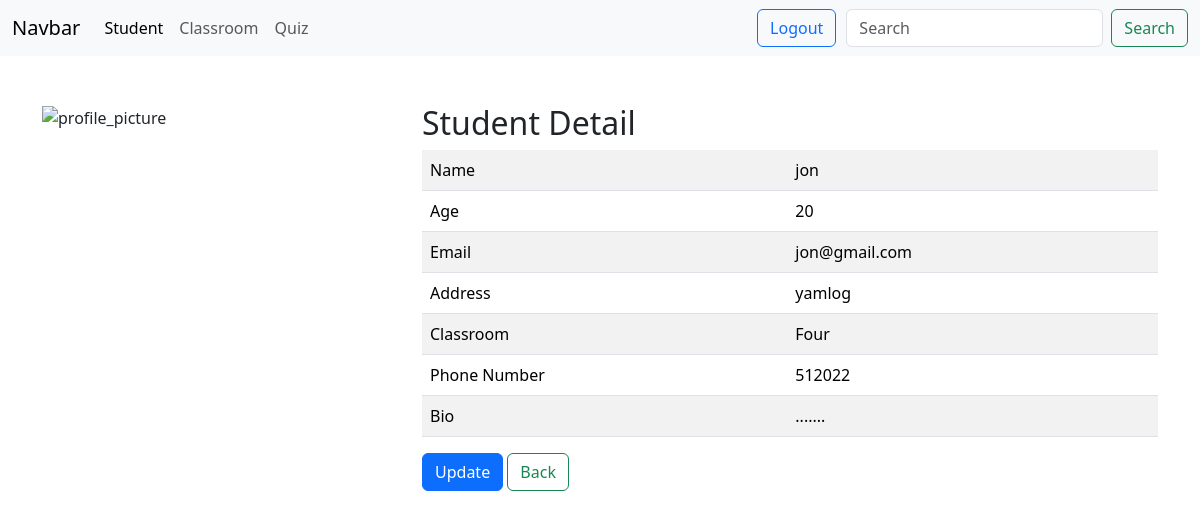
Screenshot of /classbased/student-detail/4/ with the database file from the repository.
### crud/models.py (models this page shows, shortened)
class Student(models.Model):
    classroom = models.ForeignKey(ClassRoom, on_delete=models.CASCADE, null=True, blank=True, related_name="students")
    name=models.CharField(max_length=20)
    age=models.IntegerField()
    email=models.EmailField(max_length=20)
    address=models.CharField(max_length=50)

class ClassRoom(models.Model):
    name=models.CharField(max_length=20)

class StudentProfile(models.Model): # default related name is "studentprofile"
    student = models.OneToOneField(Student, on_delete=models.CASCADE)
    phone = models.CharField(max_length=14)
    bio = models.TextField(max_length=500)
    profile_picture = models.FileField(null=True, blank=True, upload_to="profile_picture")

### classbased/views.py (the view)
# urls.py: path("student-detail/<int:pk>/", views.StudentDetailView.as_view(), name="student_detail"),
class StudentDetailView(DetailView):
    queryset = Student.objects.all()
    template_name = "classbased/student_detail.html"
    context_object_name = "student"

### classbased/templates/classbased/student_detail.html (shortened to what this page needs)
{% extends "commons/layouts/base.html" %}
{% load static %}
{% block content %}
    {% include 'classbased/includes/nav.html' %}
    <br>
    <div class="container">
        <br>
        <div class="row">
            <div class="col-md-4">
                {% if student.studentprofile.profile_picture %}
                    <img src="{{ student.studentprofile.profile_picture.url }}" alt="profile_picture" style="height: 300px;width: 300px;">
                {% else %}
                <img src="{% static 'crud/default.png' %}" style="height: 300px;width: 300px;" alt="profile_picture">
                {% endif %}
            </div>
            <div class="col-md-8">
                <h2>Student Detail</h2>
                <table class="table table-striped">
                    <tr>
                        <td>Name</td>
                        <td>{{ student.name }}</td>
                    </tr>
                    <tr>
                        <td>Age</td>
                        <td>{{ student.age }}</td>
                    </tr>
                    <tr>
                        <td>Email</td>
                        <td>{{ student.email }}</td>
                    </tr>
                    <tr>
                        <td>Address</td>
                        <td>{{ student.address }}</td>
                    </tr>
                    <tr>
                        <td>Classroom</td>
                        <td>{{ student.classroom.name | title }}</td>
                    </tr>
                    <tr>
                        <td>Phone Number</td>
                        <td>{{ student.studentprofile.phone }}</td>
                    </tr>
                    <tr>
                        <td>Bio</td>
                        <td>{{ student.studentprofile.bio }}</td>
                    </tr>
                </table>
                <a href="{% url 'classbased:student_update' student.id %}" class="btn btn-primary">Update</a>
                <a href="{% url 'classbased:student' %}" class="btn btn-outline-success">Back</a>
            </div>
        </div>
    </div>
{% endblock %}

### rows the page displays
Student: name "jon", age "20", email "jon@gmail.com", address "yamlog", classroom.name "Four", studentprofile.phone "512022", studentprofile.bio "......."
